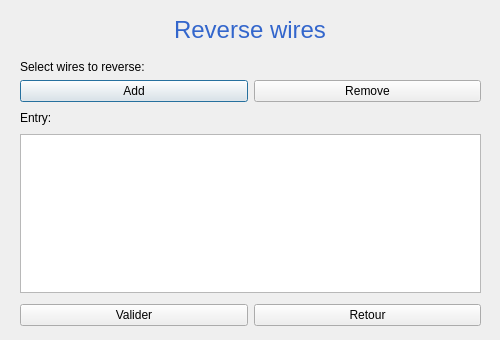
<?xml version="1.0" encoding="UTF-8"?>
<ui version="4.0">
 <class>Dialog_reverse</class>
 <widget class="QDialog" name="Dialog_reverse">
  <property name="geometry">
   <rect>
    <x>0</x>
    <y>0</y>
    <width>500</width>
    <height>340</height>
   </rect>
  </property>
  <property name="minimumSize">
   <size>
    <width>500</width>
    <height>340</height>
   </size>
  </property>
  <property name="maximumSize">
   <size>
    <width>500</width>
    <height>340</height>
   </size>
  </property>
  <property name="windowTitle">
   <string>Dialog</string>
  </property>
  <widget class="QLabel" name="labelTitle_Reverse">
   <property name="geometry">
    <rect>
     <x>0</x>
     <y>0</y>
     <width>500</width>
     <height>60</height>
    </rect>
   </property>
   <property name="font">
    <font>
     <family>MS Shell Dlg 2</family>
    </font>
   </property>
   <property name="text">
    <string>&lt;html&gt;&lt;head/&gt;&lt;body&gt;&lt;p&gt;&lt;span style=&quot; font-size:18pt; color:#3366cc;&quot;&gt;Reverse wires&lt;/span&gt;&lt;/p&gt;&lt;/body&gt;&lt;/html&gt;</string>
   </property>
   <property name="alignment">
    <set>Qt::AlignCenter</set>
   </property>
  </widget>
  <widget class="QWidget" name="verticalLayoutWidget">
   <property name="geometry">
    <rect>
     <x>20</x>
     <y>60</y>
     <width>461</width>
     <height>241</height>
    </rect>
   </property>
   <layout class="QVBoxLayout" name="verticalLayout">
    <item>
     <widget class="QLabel" name="label_select">
      <property name="text">
       <string>Select wires to reverse:</string>
      </property>
     </widget>
    </item>
    <item>
     <layout class="QHBoxLayout" name="horizontalLayout_3">
      <item>
       <widget class="QPushButton" name="pb_add">
        <property name="text">
         <string>Add</string>
        </property>
       </widget>
      </item>
      <item>
       <widget class="QPushButton" name="pb_remove">
        <property name="text">
         <string>Remove</string>
        </property>
       </widget>
      </item>
     </layout>
    </item>
    <item>
     <layout class="QHBoxLayout" name="horizontalLayout_2">
      <item>
       <widget class="QLabel" name="label_entry">
        <property name="text">
         <string>Entry:</string>
        </property>
       </widget>
      </item>
      <item>
       <spacer name="horizontalSpacer">
        <property name="orientation">
         <enum>Qt::Horizontal</enum>
        </property>
        <property name="sizeHint" stdset="0">
         <size>
          <width>40</width>
          <height>20</height>
         </size>
        </property>
       </spacer>
      </item>
     </layout>
    </item>
    <item>
     <widget class="QTextBrowser" name="textBrowser_selection_content"/>
    </item>
    <item>
     <spacer name="verticalSpacer">
      <property name="orientation">
       <enum>Qt::Vertical</enum>
      </property>
      <property name="sizeHint" stdset="0">
       <size>
        <width>20</width>
        <height>40</height>
       </size>
      </property>
     </spacer>
    </item>
   </layout>
  </widget>
  <widget class="QWidget" name="horizontalLayoutWidget">
   <property name="geometry">
    <rect>
     <x>20</x>
     <y>300</y>
     <width>461</width>
     <height>31</height>
    </rect>
   </property>
   <layout class="QHBoxLayout" name="horizontalLayout">
    <item>
     <widget class="QPushButton" name="pb_valider">
      <property name="text">
       <string>Valider</string>
      </property>
     </widget>
    </item>
    <item>
     <widget class="QPushButton" name="pb_return">
      <property name="text">
       <string>Retour</string>
      </property>
     </widget>
    </item>
   </layout>
  </widget>
 </widget>
 <tabstops>
  <tabstop>pb_add</tabstop>
  <tabstop>pb_remove</tabstop>
  <tabstop>pb_valider</tabstop>
  <tabstop>pb_return</tabstop>
 </tabstops>
 <resources/>
 <connections/>
</ui>
